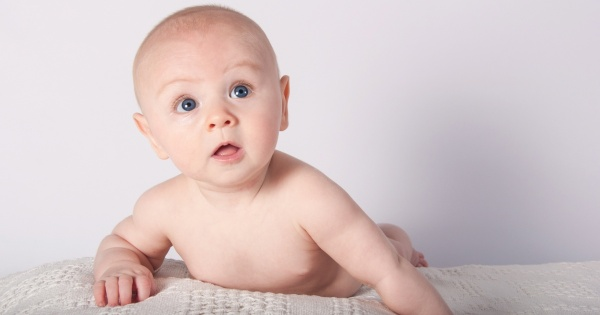
#> input picture basics/mybaby.jpg, 600 x 315 px
$ python flip_image.py
#> lines starting #> are read from the running program, lines starting #| are printed output that depends on the picture
import numpy as np
import cv2 as cv

image = cv.imread('mybaby.jpg')
#> image is the input picture: shape (315, 600, 3); mean B, G, R 198, 197.7, 213.7
cv.imshow("Original", image)

flipped = cv.flip(image, 1)
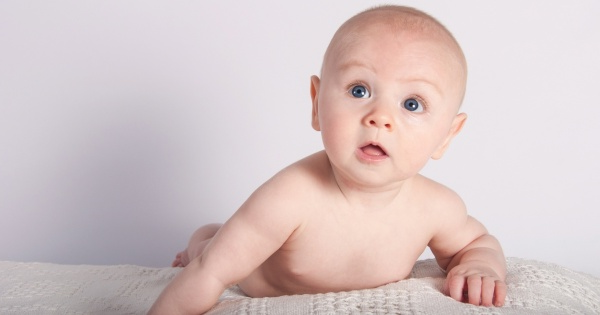
#> flipped: shape (315, 600, 3); mean B, G, R 198, 197.7, 213.7
cv.imshow("Flipped Horizontally", flipped)

cv.waitKey(0)
cv.destroyAllWindows()
